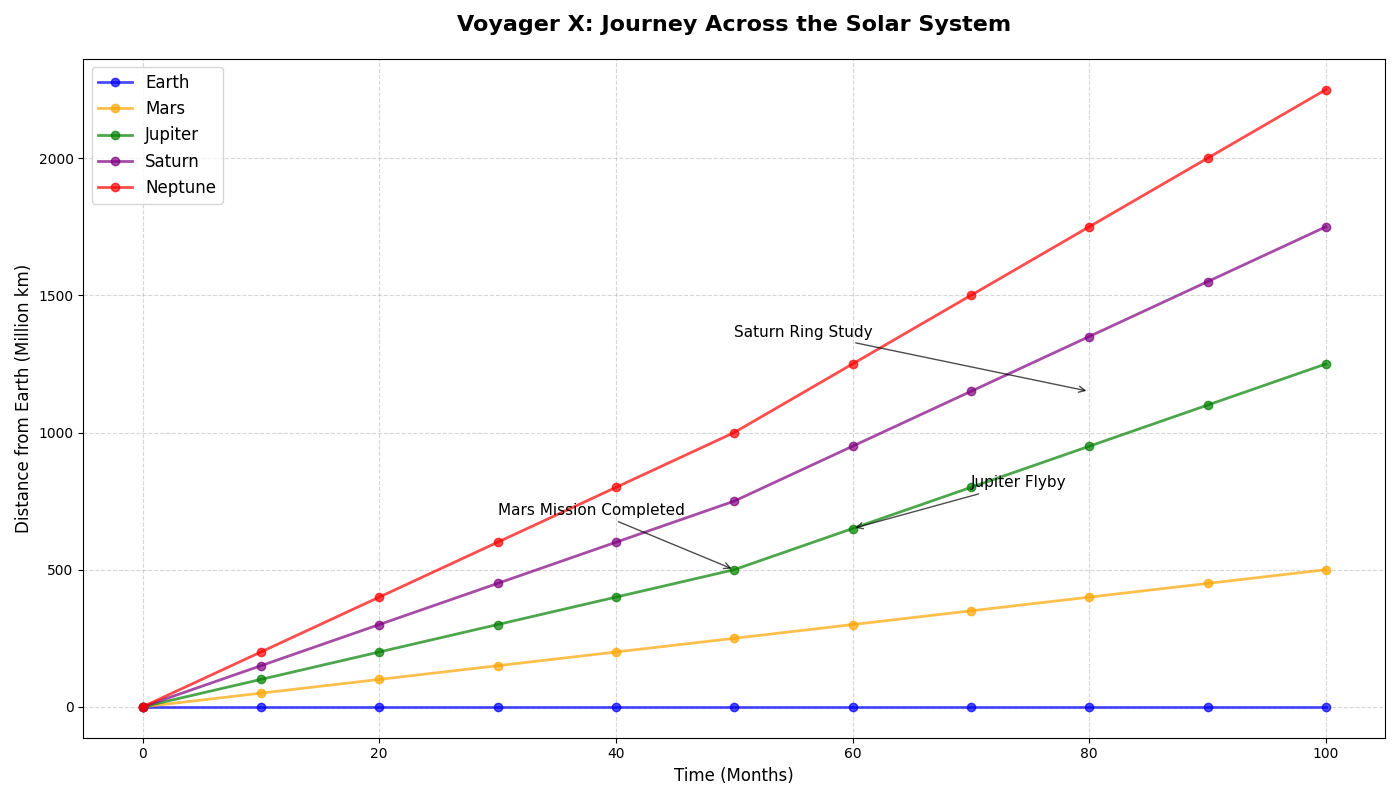

Write Python code to recreate this figure.
import matplotlib.pyplot as plt
import numpy as np

# Time in months
time = np.arange(0, 101, 10)

# Distance in millions of kilometers
distance_to_planets = {
    'Earth': [0, 0, 0, 0, 0, 0, 0, 0, 0, 0, 0],
    'Mars': [0, 50, 100, 150, 200, 250, 300, 350, 400, 450, 500],
    'Jupiter': [0, 100, 200, 300, 400, 500, 650, 800, 950, 1100, 1250],
    'Saturn': [0, 150, 300, 450, 600, 750, 950, 1150, 1350, 1550, 1750],
    'Neptune': [0, 200, 400, 600, 800, 1000, 1250, 1500, 1750, 2000, 2250]
}

# Set up the plot
fig, ax = plt.subplots(figsize=(14, 8))

# New set of colors for each planet's flight path
colors = ['blue', 'orange', 'green', 'purple', 'red']

# Plot each planet's flight path with new colors
for idx, (planet, distances) in enumerate(distance_to_planets.items()):
    ax.plot(time, distances, label=planet, marker='o', linestyle='-', linewidth=2, alpha=0.7, color=colors[idx])

# Title and labels
ax.set_title('Voyager X: Journey Across the Solar System', fontsize=16, fontweight='bold', pad=20)
ax.set_xlabel('Time (Months)', fontsize=12)
ax.set_ylabel('Distance from Earth (Million km)', fontsize=12)

# Adding grid for better readability
ax.grid(True, linestyle='--', alpha=0.5)

# Legend
ax.legend(fontsize=12, loc='upper left')

# Annotations
ax.annotate('Mars Mission Completed', xy=(50, 500), xytext=(30, 700),
            arrowprops=dict(facecolor='black', arrowstyle='->', alpha=0.7), fontsize=11)
ax.annotate('Jupiter Flyby', xy=(60, 650), xytext=(70, 800),
            arrowprops=dict(facecolor='black', arrowstyle='->', alpha=0.7), fontsize=11)
ax.annotate('Saturn Ring Study', xy=(80, 1150), xytext=(50, 1350),
            arrowprops=dict(facecolor='black', arrowstyle='->', alpha=0.7), fontsize=11)

# Ensure layout is tidy
fig.tight_layout()

# Show the plot
plt.show()
